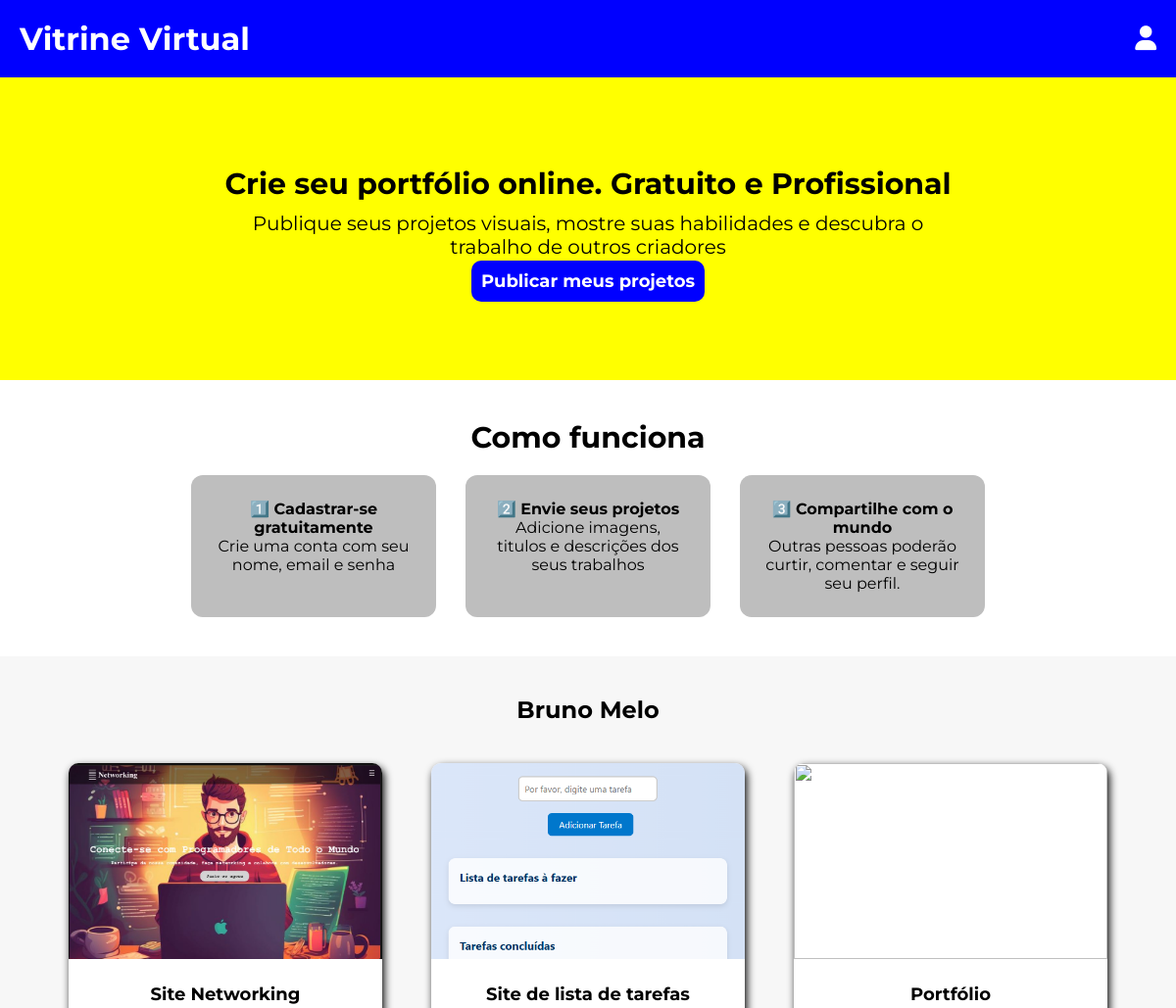
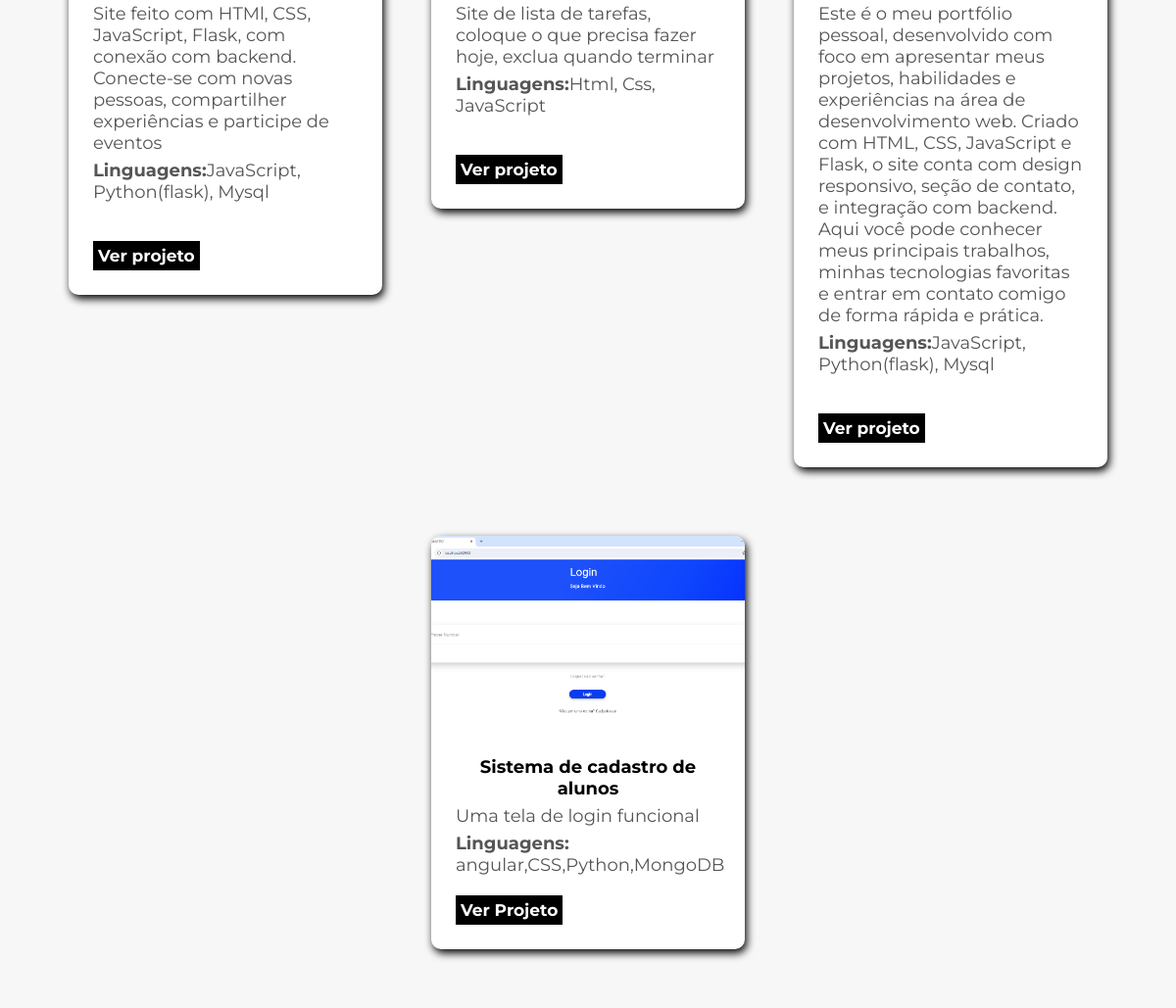
The page / (signed in) on the database its author committed (2 pictures, top to bottom).
### models.py (models this page shows)
class projetos(db.Model):
    id = db.Column(db.Integer, primary_key=True)
    nomeProjeto = db.Column(db.String(100))
    descricaoProjeto = db.Column(db.Text)
    link = db.Column(db.String(300))
    linguagens = db.Column(db.String(100))
    imagem = db.Column(db.String(100))
    dono_id = db.Column(db.Integer, db.ForeignKey('usuarios.id'), nullable=False)

### app.py (the view)
@app.route("/", methods=["GET", "POST"])
def index():
    todos_projetos = projetos.query.all()
    return render_template("index.html", projetos=todos_projetos)

### templates/index.html (shortened to what this page needs)
<!DOCTYPE html>
<html lang="en">
<head>
    <link rel="stylesheet" href="/static/css/style.css">
    <link rel="stylesheet" href="https://cdnjs.cloudflare.com/ajax/libs/font-awesome/6.5.0/css/all.min.css">
</head>
<body>
    <header>
        <h1>Vitrine Virtual</h1>
        <nav>
            {% if 'usuario' in session %}
              <a href="{{ url_for('perfil') }}"><i class="fa-solid fa-user"></i></a>
            {% else %}
              <a href="{{ url_for('login') }}">Entrar</a>
              <a href="{{ url_for('cadastro') }}">Cadastrar-se</a>
            {% endif %}
        </nav>
    </header>
    <section id="hero">
        <h1>Crie seu portfólio online. Gratuito e Profissional</h1>
        <p>Publique seus projetos visuais, mostre suas habilidades e descubra o trabalho de outros criadores</p>
        <a href="/cadastrar_projeto">Publicar meus projetos</a></button>
    </section>
    <section class="como-funciona">
        <h3>Como funciona</h3>
        <div class="passos">
            <div>
                <h4>1️⃣ Cadastrar-se gratuitamente </h4>
                <p>Crie uma conta com seu nome, email e senha</p>
            </div>
            <div>
                <h4>2️⃣ Envie seus projetos </h4>
                <p>Adicione imagens, titulos e descrições dos seus trabalhos</p>
            </div>
            <div>
                <h4>3️⃣ Compartilhe com o mundo</h4>
                <p>Outras pessoas poderão curtir, comentar e seguir seu perfil.</p>
            </div>
        </div>
    </section>
    <section class="exemplo">
    <h3>Bruno Melo</h3>
    <div class="galeria">
      <div class="card">
        <img src="/static/image/networking.png" alt="Projeto 1">
        <div class="conteudo">
          <h4>Site Networking</h4>
          <p>Site feito com HTMl, CSS, JavaScript, Flask, com conexão com backend. Conecte-se com novas pessoas, compartilher experiências e participe de eventos</p>
          <p><strong>Linguagens:</strong>JavaScript, Python(flask), Mysql</p> <br>
          <a href="https://networking-pi.vercel.app">Ver projeto</a>
        </div>
      </div>
      <div class="card">
        <img src="/static/image/todolist.png" alt="Projeto 2">
        <div class="conteudo">
          <h4>Site de lista de tarefas</h4>
          <p>Site de lista de tarefas, coloque o que precisa fazer hoje, exclua quando terminar</p>
          <p><strong>Linguagens:</strong>Html, Css, JavaScript</p> <br>
          <a href="https://brunomelomorais22.github.io/To-Do-List/">Ver projeto</a>
        </div>
      </div>
      <div class="card">
        <img src="/static/image/portfolio.png" alt="">
        <div class="conteudo">
            <h4>Portfólio</h4>
            <p>Este é o meu portfólio pessoal, desenvolvido com foco em apresentar meus projetos, habilidades e experiências na área de desenvolvimento web. Criado com HTML, CSS, JavaScript e Flask, o site conta com design responsivo, seção de contato, e integração com backend. Aqui você pode conhecer meus principais trabalhos, minhas tecnologias favoritas e entrar em contato comigo de forma rápida e prática.</p>
            <p><strong>Linguagens:</strong>JavaScript, Python(flask), Mysql</p> <br>
            <a href="https://portfolio-gamma-pearl-18.vercel.app">Ver projeto</a>
          </div>
      </div>
      <br><br><br>
  {% for projeto in projetos %}
<div class="usuario-container">
    <div class="card">
      <img src="{{ url_for('static', filename='uploads/' + projeto.imagem) }}" alt="{{ projeto.nomeProjeto }}">
      <div class="conteudo">
        <h4>{{ projeto.nomeProjeto }}</h4>
        <p>{{ projeto.descricaoProjeto }}</p>
        <p><strong>Linguagens:</strong> {{ projeto.linguagens }}</p>
        <a href="{{ projeto.link }}" target="_blank" class="botao">Ver Projeto</a>
      </div>
    </div>
</div>
{% endfor %}
  </section>
</body>
</html>

### static/css/style.css (style rules this page uses)
* { font-family: 'Montserrat', sans-serif; margin: 0; padding: 0; box-sizing: border-box; }
header { background: blue; padding: 20px; color: white; display: flex; justify-content: space-between; align-items: center; }
nav > a { font-family: 'Montserrat', sans-serif; margin-left: 30px; text-decoration: none; color: white; font-size: 20px; font-weight: bold; }
.fa-solid { font-size: 25px; }
#hero { text-align: center; font-size: 20px; padding: 90px; background: yellow; }
#hero > p { font-size: 20px; margin: 10px auto; max-width: 700px; }
#hero > a { font-family: 'Montserrat', sans-serif; margin-top: 10px; padding: 10px; text-decoration: none; font-size: 18px; color: white; font-weight: bold; background: blue; border: none; border-radius: 10px; }
.como-funciona { padding: 40px 20px; text-align: center; }
.como-funciona > h3 { font-size: 30px; }
.passos { display: flex; justify-content: center; flex-wrap: wrap; gap: 30px; margin-top: 20px; }
.passos > div { padding: 25px; border-radius: 12px; width: 250px; background: rgb(190, 190, 190); }
.exemplo { background-color: #f7f7f7; padding: 40px 20px; text-align: center; }
.exemplo h3 { font-size: 24px; margin-bottom: 20px; }
.galeria { display: grid; grid-template-columns: repeat(auto-fit, minmax(250px, 1fr)); gap: 50px; max-width: 1100px; margin: auto; padding: 20px; }
.conteudo > a { color: white; padding: 5px; background: black; font-family: 'Montserrat', sans-serif; font-weight: bold; font-size: 17px; text-decoration: none; }
.card { background: white; border-radius: 10px; align-self: start; display: flex; flex-direction: column; box-shadow: 2px 4px 8px rgb(0, 0, 0); overflow: hidden; }
.card img { width: 100%; height: 200px; object-fit: cover; }
.card .conteudo { padding: 25px; text-align: left; }
.card .conteudo > h4 { text-align: center; }
.card .conteudo > p { font-size: 18px; }
.card .conteudo > a { margin-top: 20px; color: white; padding: 5px; background: black; font-family: 'Montserrat', sans-serif; font-weight: bold; font-size: 17px; text-decoration: none; display: inline-block; }
.card h4 { margin: 0; font-size: 18px; }
.card p { margin-top: 6px; font-size: 14px; color: #555; }

### rows shown on the page
projetos: imagem (picture), nomeProjeto "Sistema de cadastro de alunos", descricaoProjeto "Uma tela de login funcional", linguagens "angular,CSS,Python,MongoDB"
